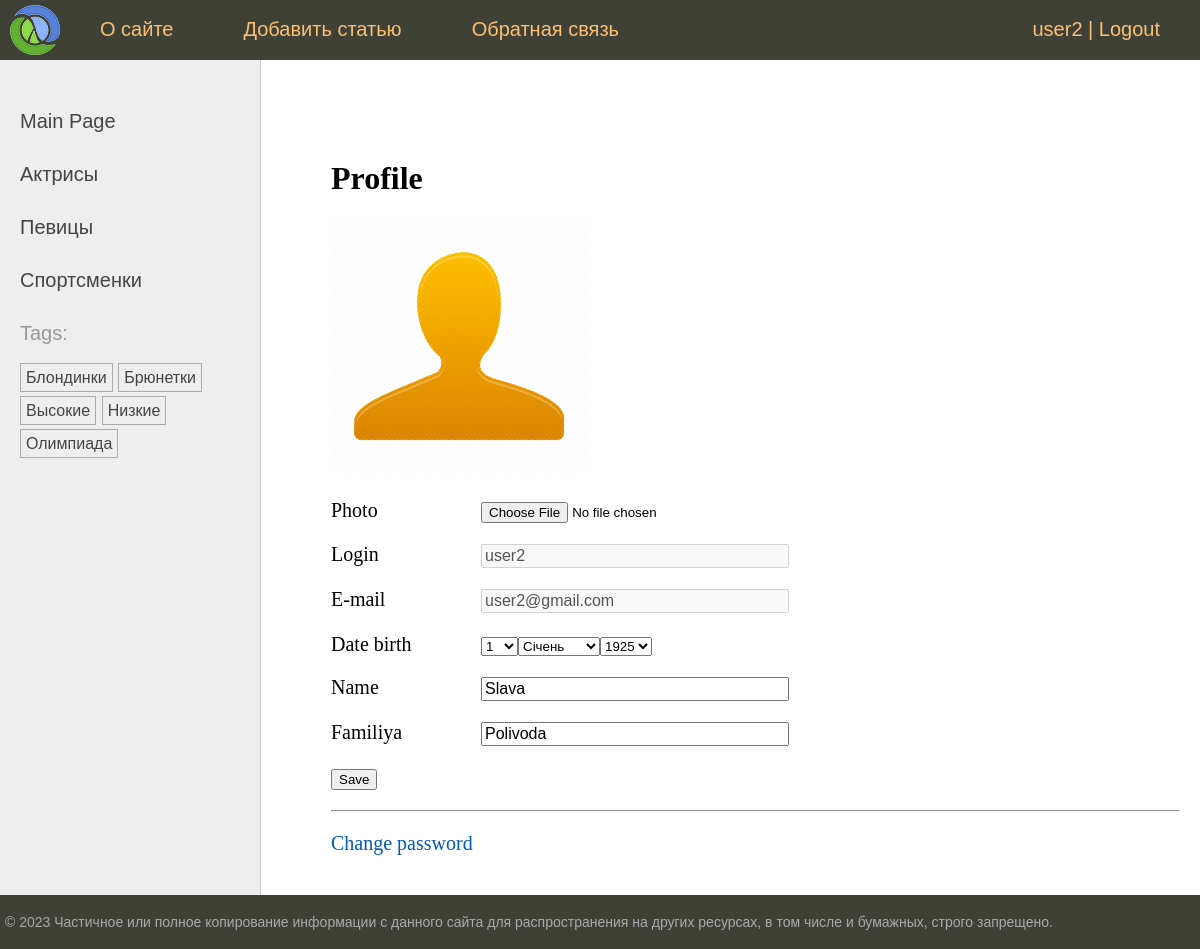
/users/profile/ (signed in), run on the app's committed database.
### users/models.py (models this page shows)
class User(AbstractUser):
    photo = models.ImageField(upload_to='users/%Y/%m/%d/', blank=True, null=True, verbose_name='Photo')
    date_birth = models.DateTimeField(blank=True, null=True, verbose_name='Date Birthday')

### man/models.py (models this page shows, shortened)
class Category(models.Model):
    name = models.CharField(max_length=100, db_index=True, verbose_name='category')
    slug = models.SlugField(max_length=255, unique=True, db_index=True)
    class Meta:
        verbose_name = 'CATEGORY'
        verbose_name_plural = 'CATEGORIES'
    def get_absolute_url(self):
        return reverse('category', kwargs={'cat_slug': self.slug})

class TagPost(models.Model):
    tag = models.CharField(max_length=100, db_index=True)
    slug = models.SlugField(max_length=255, unique=True, db_index=True)
    def get_absolute_url(self):
        return reverse('tag', kwargs={'tag_slug': self.slug})

### users/views.py (the view, shortened to what this page needs)
# urls.py: path('profile/', views.ProfileUser.as_view(), name='profile'),
class ProfileUser(LoginRequiredMixin, UpdateView):
    model = get_user_model()
    form_class = ProfileUserForm
    template_name = 'users/profile.html'
    extra_context = {'title': 'Profile User', 'default_image': settings.DEFAULT_USER_IMAGE}
    def get_object(self, queryset=None):
        return self.request.user

### users/forms.py
class ProfileUserForm(forms.ModelForm):
    username = forms.CharField(disabled=True, label='Login', widget=forms.TextInput(attrs={'class': 'form-input'}))
    email = forms.CharField(disabled=True, label='E-mail', widget=forms.TextInput(attrs={'class': 'form-input'}))
    this_year = datetime.date.today().year
    date_birth = forms.DateField(widget=forms.SelectDateWidget(years=tuple(range(this_year-100, this_year-5))))
    class Meta:
        model = get_user_model()
        fields = ['photo', 'username', 'email', 'date_birth', 'first_name', 'last_name']
        labels = {
            'first_name': 'Name',
            'last_name': 'Familiya'
        }
        widgets = {
            'first_name': forms.TextInput(attrs={'class': 'form-input'}),
            'last_name': forms.TextInput(attrs={'class': 'form-input'})
        }

### man/templatetags/man_tags.py (called while the page is built)
@register.inclusion_tag('man/list_categories.html')
def show_categories(cat_selected=0):
    cats = Category.objects.annotate(total=Count("posts")).filter(total__gt=0)
    return {'cats': cats, 'cat_selected': cat_selected}

@register.inclusion_tag('man/list_tags.html')
def show_all_tags():
    return {'tags': TagPost.objects.annotate(total=Count("tags")).filter(total__gt=0)}

### users/context_processors.py (called while the page is built)
def get_man_context(request):
    return {'mainmenu': menu}

### users/templates/users/profile.html (shortened to what this page needs)
{% extends 'base.html' %}
{% block content %}
<h1>Profile</h1>
<form method="post" enctype="multipart/form-data">
    {% if user.photo %}
    <p><img src="{{user.photo.url}}"></p>
    {% else %}
    <p><img src="{{ default_image }}"></p>
    {% endif %}
    {% for f in form %}
    <p><label for="{{ f.id_for_label }}" class="form-label">{{ f.label }}</label>{{ f }}</p>
    {% endfor %}
    <p>
        <button type="submit">Save</button>
    </p>
</form>
<hr>
<p><a href="{% url 'users:password_change' %}">Change password</a></p>
{% endblock %}

### templates/base.html (shortened to what this page needs)
{% load static %}
{% load man_tags %}
<!DOCTYPE html>
<html>
<head>
	<link type="text/css" href="{% static 'man/css/styles.css' %}" rel="stylesheet" />
</head>
<body>
<table class="table-page" border=0 cellpadding="0" cellspacing="0">
<tr><td valign=top>
{% block mainmenu %}
		<div class="header">
			<ul id="mainmenu" class="mainmenu">
			<li class="logo"><a href="{% url 'home' %}"><div class="logo"></div></a></li>
{% for m in mainmenu %}
	<li><a href="{% url m.url_name %}">{{m.title}}</a></li>
{% endfor %}
{% if user.is_authenticated %}
				<li class="last"><a href="{% url 'users:profile' %}">{{ user.username }}</a> | <a href="{%url 'users:logout' %}">Logout</a></li>
{% else %}
	<li class="last"><a href="{% url 'users:login' %}">Login</a> | <a href="{% url 'users:register' %}">Authorization</a></li>
{% endif %}
			</ul>
		</div>
{% endblock mainmenu %}
<table class="table-content" border=0 cellpadding="0" cellspacing="0">
<tr>
	<td valign="top" class="left-chapters">
	<ul id="leftchapters">
		{% if cat_selected == 0 %}
		<li class="selected">Main Page</li>
		{% else %}
		<li><a href="{% url 'home' %}">Main Page</a></li>
		{% endif %}
		{% show_categories cat_selected %}
		<li>{% show_all_tags %}</li>
	</ul>
</td>
<td valign="top" class="content">
	<div class="content-text">
{% block content %}
{% endblock %}
	</div>
</td></tr></table>
</td></tr>
<tr><td valign=top>
	<div id="footer">
		<p>&copy; 2023 Частичное или полное копирование информации с данного сайта для распространения на других ресурсах, в том числе и бумажных, строго запрещено.</p>
	</div>
</td></tr></table>
</body>
</html>

### man/templates/man/list_categories.html
{% for cat in cats %}
{% if cat.id == cat_selected %}
<li class="selected">{{cat.name}}</li>
{% else %}
<li><a href="{{ cat.get_absolute_url }}">{{cat.name}}</a></li>
{% endif %}
{% endfor %}

### man/templates/man/list_tags.html
{% if tags %}
    <p>Tags:</p>
    <ul class="tags-list">
        {% for t in tags %}
        <li><a href="{{t.get_absolute_url}}">{{t.tag}}</a></li>
        {% endfor %}
    </ul>
{% endif %}

### man/static/man/css/styles.css (style rules this page uses)
html, body { font-family: 'Arial'; margin: 0; padding: 0; height: 100%; width: 100%; color: #444; }
a { color: #0059b2; text-decoration: none; }
img { max-width: 600px; height: auto; }
.table-page { width: 100%; height: 100%; vertical-align: top; }
.table-page tr { height: 100%; }
.header { background: #3F4137; height: 60px; }
.logo { background: url('../images/logo.png') no-repeat 10px 5px; width: 70px; height: 60px; }
ul.mainmenu { list-style: none; margin: 0; padding: 0; height: 60px; color: #fdc073; font-size: 20px; overflow: hidden; }
ul.mainmenu li { float: left; margin: 18px 40px 0 30px; }
ul.mainmenu li.logo { margin: 0; }
ul.mainmenu li.last { float: right; }
ul.mainmenu li a { color: #fdc073; text-decoration: none; }
.table-content { width: 100%; min-height: 100%; height: 100%; }
.left-chapters { margin: 0; background: #eee; border-right: 1px solid #ccc; }
.left-chapters ul { width: 230px; margin: 0; padding: 20px 10px 10px 20px; list-style: none; font-size: 20px; }
.left-chapters ul li { margin: 30px 0 0 0; color: #999; }
.left-chapters ul li a { color: #444; text-decoration: none; }
ul.tags-list { width: 100%; margin: 0; padding: 0; list-style: none; }
ul.tags-list li { margin: 0; padding: 0 0 10px; display: inline-block; }
ul.tags-list li a { padding: 5px; font-size: 16px; border: 1px solid #aaa; }
.content { padding: 40px 20px 20px 40px; width: 100%; box-sizing: border-box; }
.content-text { margin: 60px 0 0 30px; color: #000; font-size: 20px; font-family: Yandex Sans Display Light; }
.content-text h1 { font-size: 32px; }
#footer { box-sizing: border-box; background: #3F4137; padding: 5px; color: #aaa; font-size: 14px; font-family: Verdana, Geneva, Arial, Helvetica; text-align: left; overflow: hidden; }
.form-input { width: 300px; font-size: 16px; }
.form-label { display: inline-block; min-width: 150px; vertical-align: top; }

### data on the page
User: username "user2", form "user2" "user2@gmail.com" "Slava" "Polivoda"
Category: name "Актрисы"
Category: name "Певицы"
Category: name "Спортсменки"
TagPost: tag "Блондинки"
TagPost: tag "Брюнетки"
TagPost: tag "Высокие"
TagPost: tag "Низкие"
TagPost: tag "Олимпиада"

### other printed values
{{ m.title }} "О сайте" "Добавить статью" "Обратная связь"
{{ f.label }} "Photo" "Login" "E-mail" "Date birth" "Name" "Familiya"
